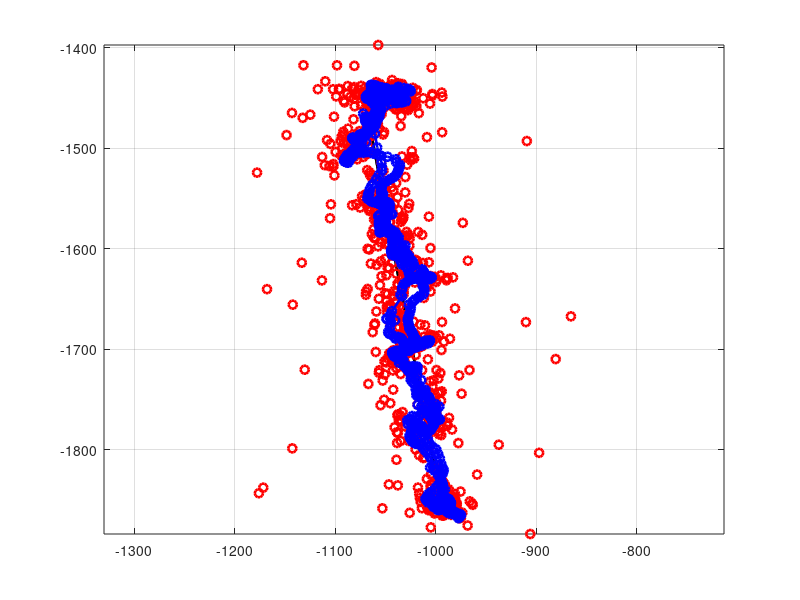

Source code (MATLAB): (Note: this script raises an error after producing the figure.)
clear;
close all;

%%%%%%%%%%trajectory
traj_data1 = csvread('trajectoryBase.csv');
traj_epoch1 = traj_data1(:,1);
traj_epoch1 = traj_epoch1 - traj_data1(1,1);

east_ref1=traj_data1(:,2);
north_ref1 = traj_data1(:,3);
east_gnss1=traj_data1(:,4);
north_gnss1 = traj_data1(:,5);




traj_data2 = csvread('trajectory.csv');
traj_epoch2 = traj_data2(:,1);
traj_epoch2 = traj_epoch2 - traj_data2(1,1);

east_ref2=traj_data2(:,2);
north_ref2 = traj_data2(:,3);
east_gnss2=traj_data2(:,4);
north_gnss2 = traj_data2(:,5);


figure(1)
axis equal
plot(east_ref1,north_ref1,'k-','LineWidth',1.9 )
hold on;
plot(east_gnss1,north_gnss1,'ro','LineWidth',1.9 )
hold on;
plot(east_gnss2,north_gnss2,'bo-','LineWidth',1.9 )
hold on;
grid on;
hold on;
axis equal
ax = gca;
ax.FontSize = 16; 
xlabel('east (meters)');
ylabel('north (meters)');
legend('\fontsize{16} GT','\fontsize{16} WLS','\fontsize{16} FGO','\fontsize{16} FGO');
title('\fontsize{16} trajectory')


%%%%%%%%%%%% error
error_data1 = csvread('errorBase.csv');
figure(2)
subplot(2,1,1) % plot number of satellites
axis equal
error_epoch1 = error_data1(:,1);
error_epoch1 = error_epoch1 - error_data1(1,1);
error_gnss1=error_data1(:,2);
error_gnss1_3d=error_data1(:,3);

error_data2 = csvread('error.csv');
error_epoch2 = error_data2(:,1);
error_epoch2 =error_epoch2 -  error_data2(1,1);

error_gnss2=error_data2(:,2);
error_gnss2_3d=error_data2(:,3);


plot(error_epoch1,error_gnss1,'r-o','LineWidth',1.9 )
hold on;
plot(error_epoch2,error_gnss2,'b-o','LineWidth',1.9 )
hold on;

% plot(errorEX_epoch,errorEX_gnss_3d,'g-o','LineWidth',1.9 )
% hold on;

grid on;
hold on;
ax = gca;
ax.FontSize = 16; 
ylim([0 60])
xlabel('time (seconds)');
ylabel('error (meters)');
legend('\fontsize{16} WLS','\fontsize{16} FGO','\fontsize{16} FGO-GNC');
title('\fontsize{16} error')
mean(error_gnss1)
mean(error_gnss2)
mean(error_gnss3)
sqrt(mean((error_gnss1).^2))
sqrt(mean((error_gnss2).^2))




